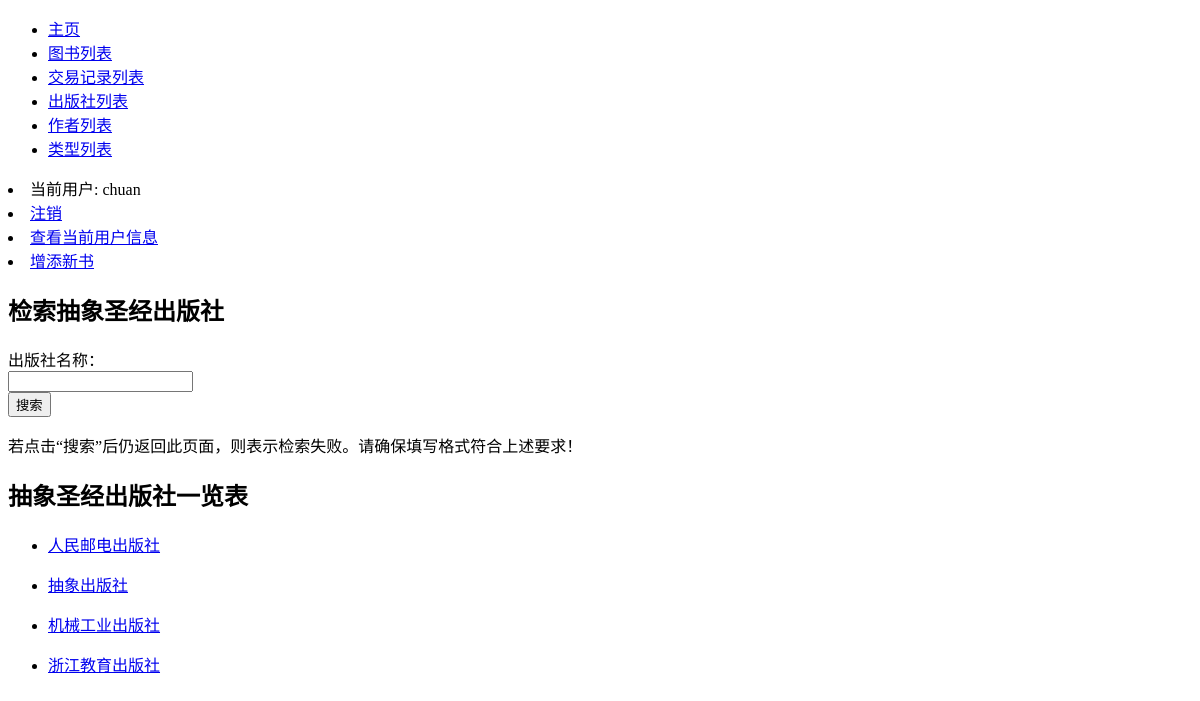
/bookstore/publishers/ (signed in), run on an earlier commit of the app's database.
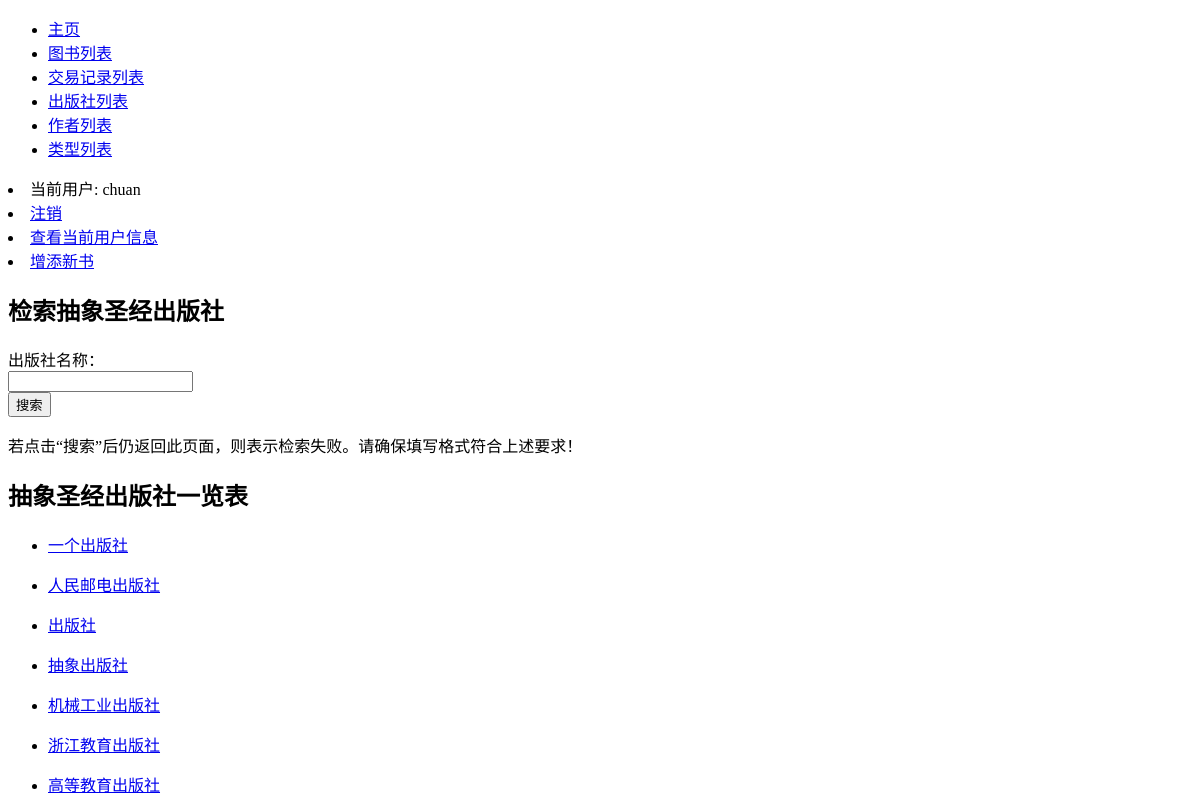
And on a later commit of the database.
### bookstore/models.py (models this page shows, shortened)
class Publisher(models.Model):
    name = models.CharField(max_length=30, verbose_name='出版社')
    class Meta:
        verbose_name = '出版社'
        verbose_name_plural = '出版社'
        ordering = ['name', ]
    def get_absolute_url(self):
        return reverse('pub_books', args=[str(self.id)])

### bookstore/views.py (the view, shortened to what this page needs)
# urls.py: path('publishers/', views.publishers, name='publishers'),
@login_required
def publishers(request):
    pubs = Publisher.objects.all()
    ct = {'pubs': pubs}
    return render(request, 'bookstore/publisher_list.html', context=ct)

### bookstore/templates/bookstore/publisher_list.html (shortened to what this page needs)
{% extends "base.html" %}
{% block content %}
    <form method="POST" role="form" class="form-horizontal">
        <h2 class="form-signin-heading text-center">检索抽象圣经出版社</h2>
        <div class="form-group">
            <label for="id_name" class="col-md-3 control-label">出版社名称：</label>
            <div class="col-md-9">
                <input type="text" class="form-control" id="id_name" name="name">
            </div>
        </div>
        <div class="form-group">
            <div class="col-md-4 col-md-offset-4">
                <button class="btn btn btn-primary btn-block" type="submit">搜索</button>
            </div>
        </div>
    </form>
    <p>若点击“搜索”后仍返回此页面，则表示检索失败。请确保填写格式符合上述要求！</p>
    <h2>抽象圣经出版社一览表</h2>
    {% if pubs %}
    <ul>
      {% for pub in pubs %}
      <li>
        <p><a href="{{ pub.get_absolute_url }}">{{ pub.name }}</a></p>
      </li>
      {% endfor %}
    </ul>
    {% else %}
      <p>居然没人出版抽象圣经？在？道个歉？</p>
    {% endif %}
{% endblock %}

What changed in the data, as far as the page shows it:
added Publisher: name "一个出版社"
added Publisher: name "出版社"
added Publisher: name "高等教育出版社"
